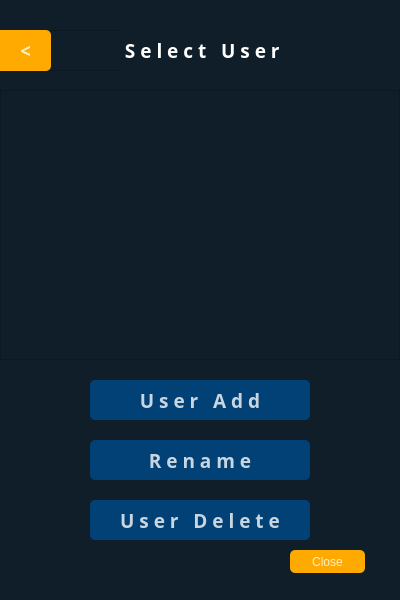
<?xml version="1.0" encoding="UTF-8"?>
<ui version="4.0">
 <class>Form</class>
 <widget class="QWidget" name="Form">
  <property name="geometry">
   <rect>
    <x>0</x>
    <y>0</y>
    <width>400</width>
    <height>600</height>
   </rect>
  </property>
  <property name="windowTitle">
   <string>Form</string>
  </property>
  <property name="styleSheet">
   <string notr="true">background-color:rgba(16,30,41,240);
color:rgb(255, 255, 255);
</string>
  </property>
  <widget class="QWidget" name="widget" native="true">
   <property name="geometry">
    <rect>
     <x>0</x>
     <y>0</y>
     <width>400</width>
     <height>600</height>
    </rect>
   </property>
   <property name="styleSheet">
    <string notr="true">background-color:rgba(16,30,41,240);
</string>
   </property>
   <widget class="QPushButton" name="pushButton_3">
    <property name="geometry">
     <rect>
      <x>290</x>
      <y>550</y>
      <width>75</width>
      <height>23</height>
     </rect>
    </property>
    <property name="styleSheet">
     <string notr="true">QPushButton#pushButton_3{
background-color:rgb(255, 170, 0);
color:rgba(255, 255, 255, 200);
border-radius:5px;
}
QPushButton#pushButton_3:pressed{
padding-left:5px;
padding-top:5px;
background-color:rgb(255, 170, 0);
background-position:calc(100%-10px)center;
}
QPushButton#pushButton_3:hover{
background-color:rgb(255, 170, 0);
}</string>
    </property>
    <property name="text">
     <string>Close</string>
    </property>
   </widget>
   <widget class="QListWidget" name="listWidget">
    <property name="geometry">
     <rect>
      <x>0</x>
      <y>90</y>
      <width>400</width>
      <height>270</height>
     </rect>
    </property>
    <property name="font">
     <font>
      <family>Arial Black</family>
      <weight>75</weight>
      <bold>true</bold>
     </font>
    </property>
    <property name="styleSheet">
     <string notr="true">color:rgb(255, 255, 255);</string>
    </property>
   </widget>
   <widget class="QPushButton" name="pushButton">
    <property name="geometry">
     <rect>
      <x>90</x>
      <y>380</y>
      <width>220</width>
      <height>40</height>
     </rect>
    </property>
    <property name="font">
     <font>
      <family>Agency FB</family>
      <pointsize>14</pointsize>
      <weight>75</weight>
      <bold>true</bold>
     </font>
    </property>
    <property name="styleSheet">
     <string notr="true">QPushButton#pushButton{
background-color:rgba(2,65,118,255);
color:rgba(255, 255, 255, 200);
border-radius:5px;
}
QPushButton#pushButton:pressed{
padding-left:5px;
padding-top:5px;
background-color:rgba(2,65,118,100);
background-position:calc(100%-10px)center;
}
QPushButton#pushButton:hover{
background-color:rgba(2,65,118, 255);
}
</string>
    </property>
    <property name="text">
     <string>U s e r   A d d</string>
    </property>
   </widget>
   <widget class="QPushButton" name="pushButton_2">
    <property name="geometry">
     <rect>
      <x>90</x>
      <y>500</y>
      <width>220</width>
      <height>40</height>
     </rect>
    </property>
    <property name="font">
     <font>
      <family>Agency FB</family>
      <pointsize>14</pointsize>
      <weight>75</weight>
      <bold>true</bold>
     </font>
    </property>
    <property name="styleSheet">
     <string notr="true">QPushButton#pushButton_2{
background-color:rgba(2,65,118,255);
color:rgba(255, 255, 255, 200);
border-radius:5px;
}
QPushButton#pushButton_2:pressed{
padding-left:5px;
padding-top:5px;
background-color:rgba(2,65,118,100);
background-position:calc(100%-10px)center;
}
QPushButton#pushButton_2:hover{
background-color:rgba(2,65,118, 255);
}
</string>
    </property>
    <property name="text">
     <string>U s e r   D e l e t e</string>
    </property>
   </widget>
   <widget class="QFrame" name="frame">
    <property name="geometry">
     <rect>
      <x>0</x>
      <y>30</y>
      <width>400</width>
      <height>41</height>
     </rect>
    </property>
    <property name="frameShape">
     <enum>QFrame::StyledPanel</enum>
    </property>
    <property name="frameShadow">
     <enum>QFrame::Raised</enum>
    </property>
    <widget class="QLabel" name="label">
     <property name="geometry">
      <rect>
       <x>120</x>
       <y>0</y>
       <width>320</width>
       <height>41</height>
      </rect>
     </property>
     <property name="sizePolicy">
      <sizepolicy hsizetype="Minimum" vsizetype="Fixed">
       <horstretch>0</horstretch>
       <verstretch>0</verstretch>
      </sizepolicy>
     </property>
     <property name="font">
      <font>
       <family>Agency FB</family>
       <pointsize>14</pointsize>
       <weight>75</weight>
       <bold>true</bold>
      </font>
     </property>
     <property name="styleSheet">
      <string notr="true">color:rgb(255, 255, 255);</string>
     </property>
     <property name="text">
      <string> S e l e c t   U s e r</string>
     </property>
    </widget>
    <widget class="QPushButton" name="backButton">
     <property name="geometry">
      <rect>
       <x>0</x>
       <y>0</y>
       <width>51</width>
       <height>41</height>
      </rect>
     </property>
     <property name="font">
      <font>
       <family>Arial Black</family>
       <pointsize>14</pointsize>
       <weight>75</weight>
       <bold>true</bold>
      </font>
     </property>
     <property name="styleSheet">
      <string notr="true">QPushButton#backButton{
background-color:rgb(255, 170, 0);
color:rgba(255, 255, 255, 200);
border-top-right-radius:5px;
border-bottom-right-radius:5px;
}
QPushButton#backButton:pressed{
padding-left:5px;
padding-top:5px;
background-color:rgb(255, 170, 0);
background-position:calc(100%-10px)center;
}
QPushButton#backButton:hover{
background-color:rgb(255, 170, 0);
}</string>
     </property>
     <property name="text">
      <string>&lt;</string>
     </property>
    </widget>
   </widget>
   <widget class="QPushButton" name="pushButton_4">
    <property name="geometry">
     <rect>
      <x>90</x>
      <y>440</y>
      <width>220</width>
      <height>40</height>
     </rect>
    </property>
    <property name="font">
     <font>
      <family>Agency FB</family>
      <pointsize>14</pointsize>
      <weight>75</weight>
      <bold>true</bold>
     </font>
    </property>
    <property name="styleSheet">
     <string notr="true">QPushButton#pushButton_4{
background-color:rgba(2,65,118,255);
color:rgba(255, 255, 255, 200);
border-radius:5px;
}
QPushButton#pushButton_4:pressed{
padding-left:5px;
padding-top:5px;
background-color:rgba(2,65,118,100);
background-position:calc(100%-10px)center;
}
QPushButton#pushButton_4:hover{
background-color:rgba(2,65,118, 255);
}
</string>
    </property>
    <property name="text">
     <string>R e n a m e</string>
    </property>
   </widget>
  </widget>
 </widget>
 <resources/>
 <connections/>
</ui>
